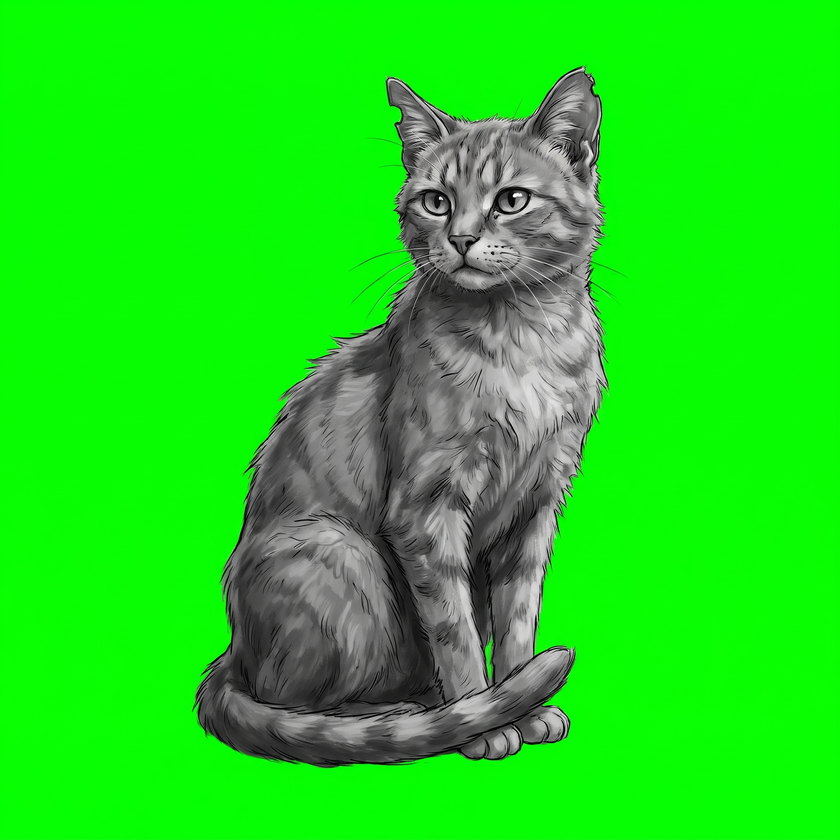
#> input picture art/animals/raw/cat.png, 840 x 840 px, shrunk from 2048 x 2048 before the run
$ python key_sprite.py ../art/animals/raw/cat.png out.png
#> lines starting #> are read from the running program, lines starting #| are printed output that depends on the picture; after the words box and inside, x2 and y2 are one past the last pixel; in counts of white or black regions, pixels touching at a corner belong together
"""Key a chroma-green character image into a greyscale cut-out (same treatment as the cast).

python3 tools/key_sprite.py <in.png> <out.png>
"""
import sys
import numpy as np
from PIL import Image
from scipy import ndimage

a = np.asarray(Image.open(sys.argv[1]).convert('RGB')).astype(float)
r, g, b = a[..., 0], a[..., 1], a[..., 2]
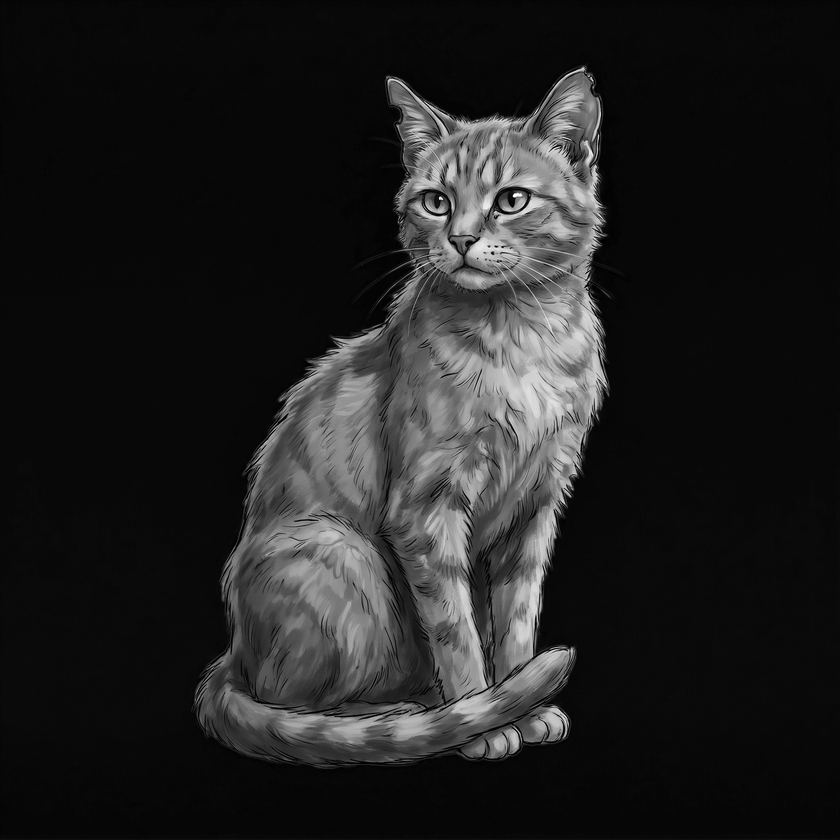
#> r: shape (840, 840) float64; min 0, max 255, mean 33.5
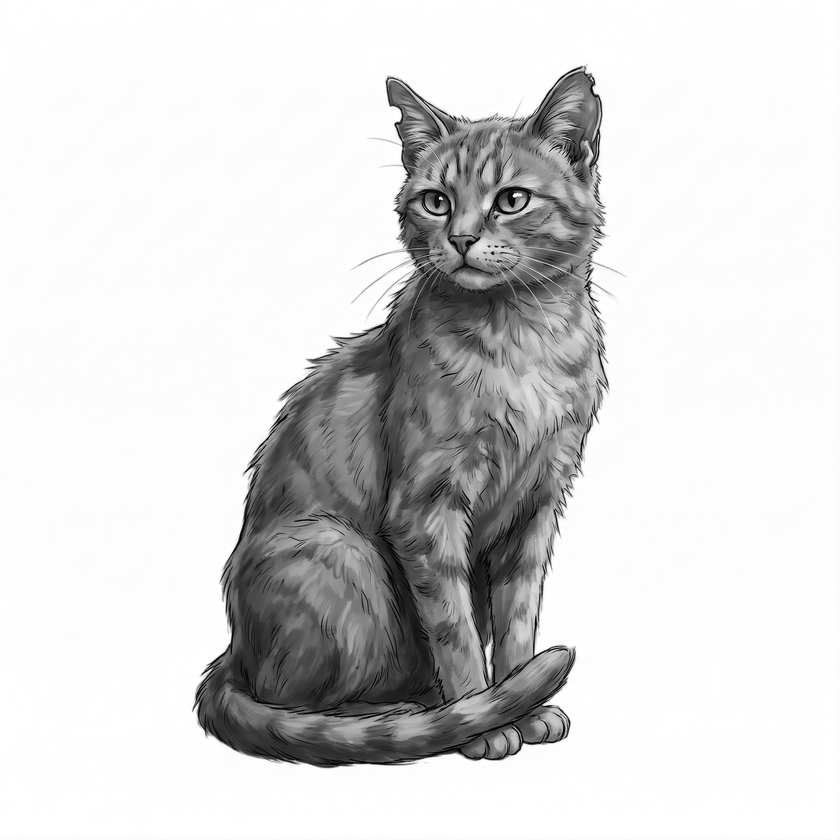
#> g: shape (840, 840) float64; min 0, max 255, mean 214.9
alpha = np.clip(1 - (g - np.maximum(r, b) - 25) / 70, 0, 1)
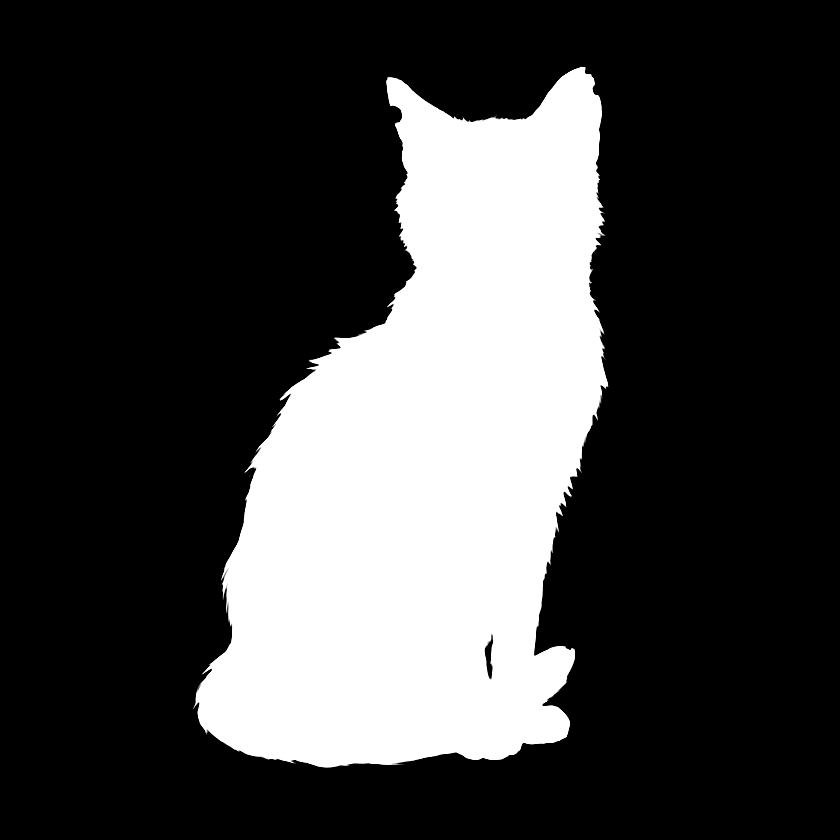
#> alpha: shape (840, 840) float64; min 0, max 1, mean 0.259
fg = alpha > 0.5
#> fg: shape (840, 840) bool; 25.9% white; 1 white region, box (x1, y1, x2, y2) and area: (194, 67, 608, 768) 182702
lab, n = ndimage.label(fg)
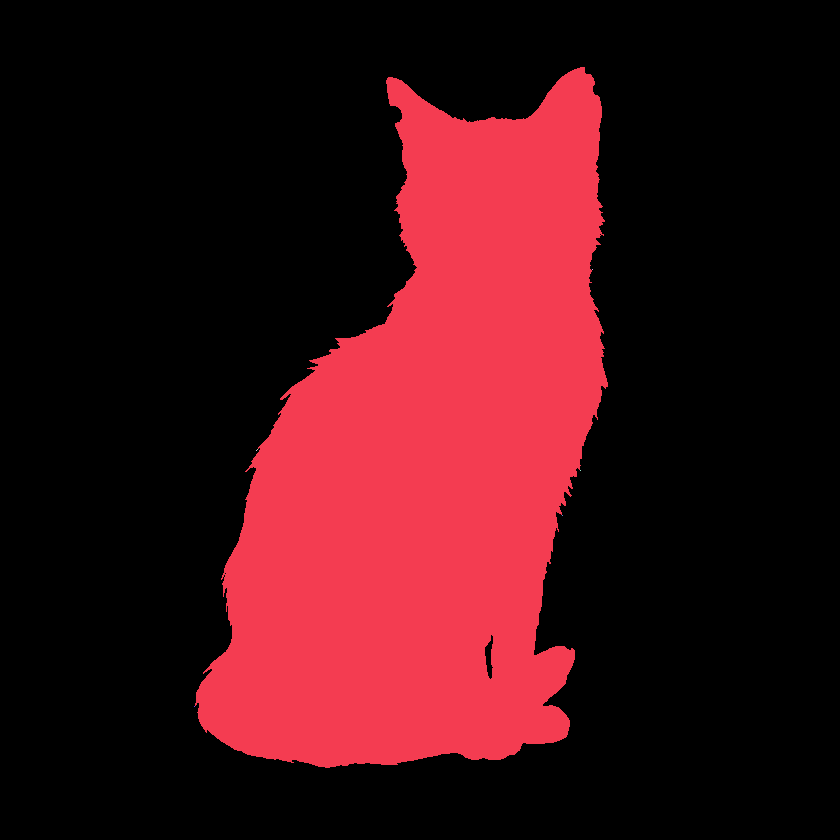
#> lab: shape (840, 840) int32; 8 distinct labels, from 0 to 7; one colour per label, 0 black
#> n = 7
if n:
    sizes = ndimage.sum(fg, lab, range(1, n + 1))
#> sizes = [182696, 1, 1, 1, 1, 1, 1]
    keep = np.isin(lab, [i + 1 for i, s in enumerate(sizes) if s > sizes.max() * 0.02])
#> keep: shape (840, 840) bool; 25.9% white; 1 white region, box (x1, y1, x2, y2) and area: (195, 67, 608, 768) 182696
    alpha = alpha * ndimage.binary_dilation(keep, iterations=3)
g2 = np.minimum(g, np.maximum(r, b))
lum = 0.299 * r + 0.587 * g2 + 0.114 * b
rgba = np.dstack([lum, lum, lum, alpha * 255]).clip(0, 255).astype(np.uint8)
ys, xs = np.nonzero(alpha > 0.05)
im = Image.fromarray(rgba, 'RGBA').crop((xs.min() - 8, ys.min() - 8, xs.max() + 9, ys.max() + 9))
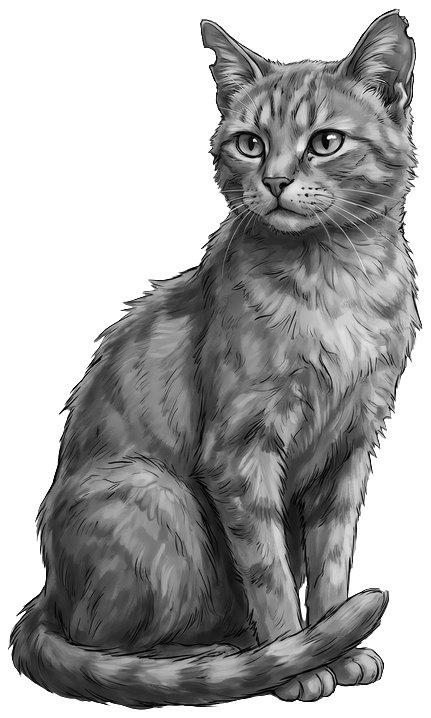
#> im: PIL image 431x718 RGBA; mean R, G, B, A 65.5, 65.5, 65.5, 150.5; transparent parts drawn white
im.save(sys.argv[2], optimize=True)
print(im.size)
#| (431, 718)

$ run again, on art/animals/raw/rat.png
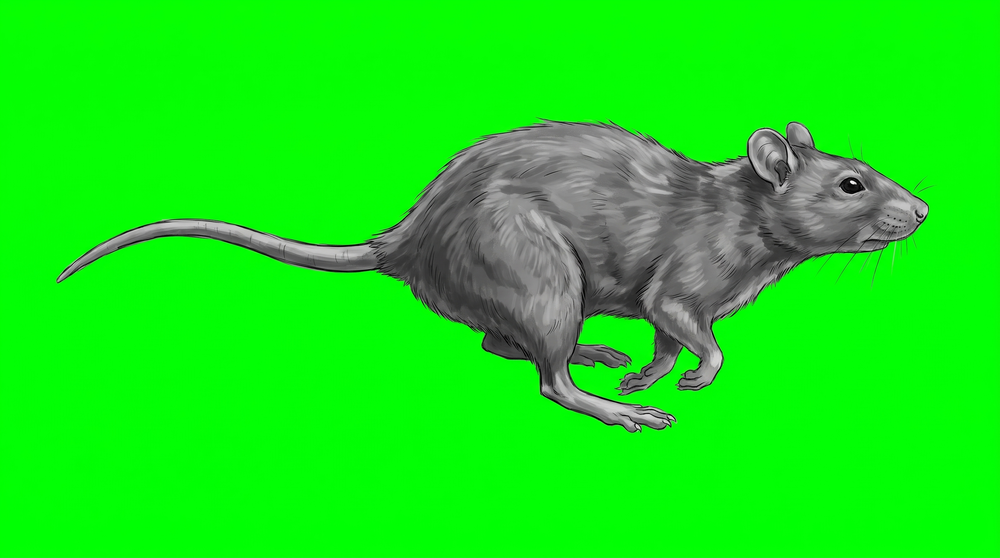
#> input picture art/animals/raw/rat.png, 1000 x 558 px, shrunk from 2752 x 1536 before the run
#> fg: shape (558, 1000) bool; 17.5% white; 1 white region, box (x1, y1, x2, y2) and area: (57, 119, 929, 433) 97563
#> `lab, n = ndimage.label(fg)`:
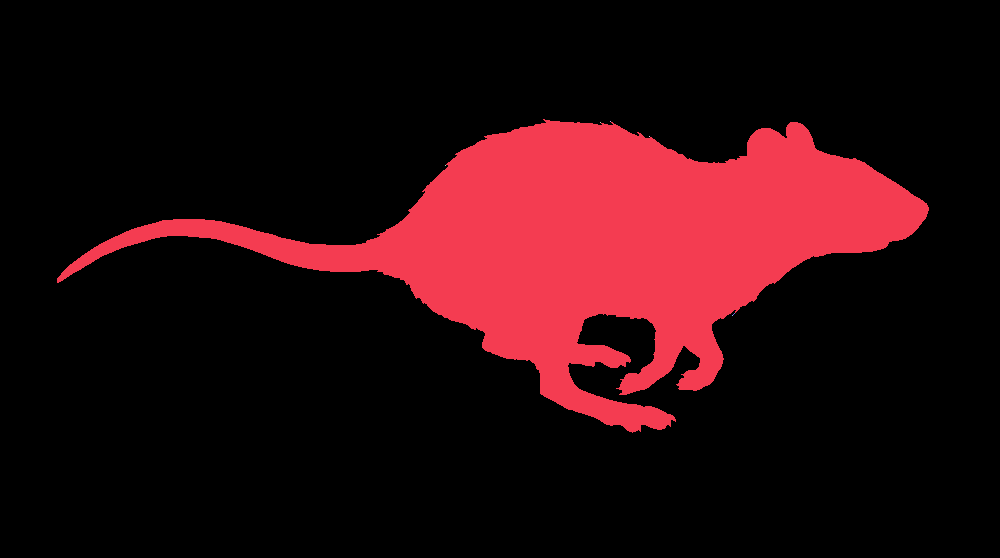
#> lab: shape (558, 1000) int32; 9 distinct labels, from 0 to 8; one colour per label, 0 black
#> n = 8
#> sizes = [97556, 1, 1, 1, 1, 1, 1, 1]
#> keep: shape (558, 1000) bool; 17.5% white; 1 white region, box (x1, y1, x2, y2) and area: (57, 119, 929, 433) 97556
#> `im = Image.fromarray(rgba, 'RGBA').crop((xs.min() - 8, ys.min() - 8, x..`:
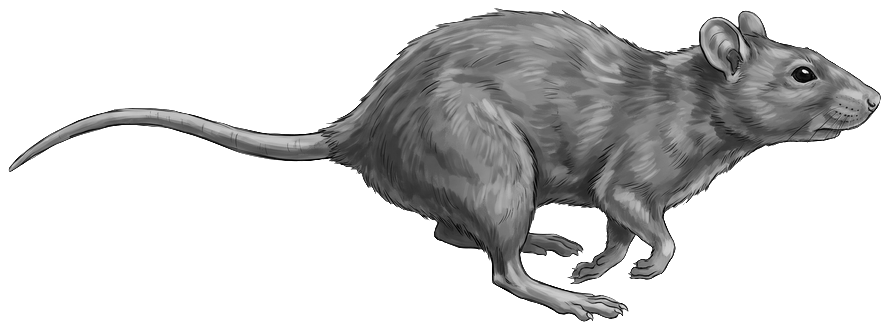
#> im: PIL image 889x330 RGBA; mean R, G, B, A 39.6, 39.6, 39.6, 84.8; transparent parts drawn white
#| (889, 330)

$ run again, on art/animals/raw/roach.png
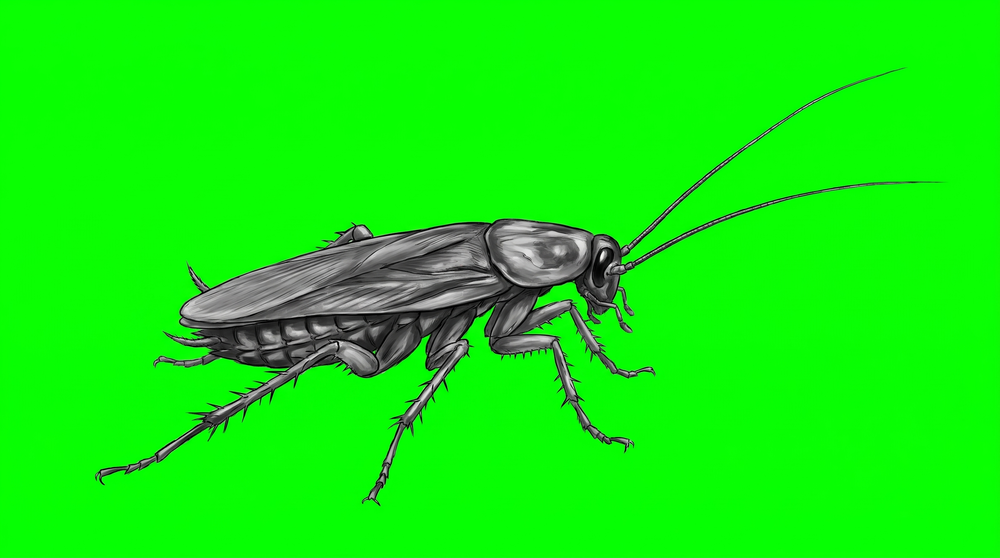
#> input picture art/animals/raw/roach.png, 1000 x 558 px, shrunk from 2752 x 1536 before the run
#> fg: shape (558, 1000) bool; 9.9% white; 4 white regions (3 under 20 px), largest, box (x1, y1, x2, y2) and area: (95, 78, 915, 505) 55501
#> `lab, n = ndimage.label(fg)`:
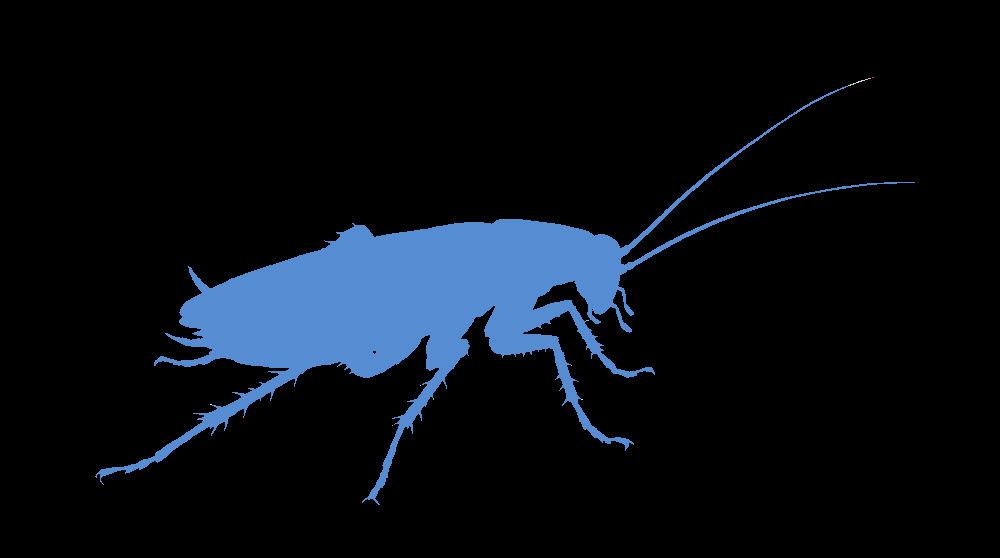
#> lab: shape (558, 1000) int32; 25 distinct labels, from 0 to 24; one colour per label, 0 black
#> n = 24
#> sizes = 24 values, max 55451 at index 5, min 1 at index 6, mean 2312.7
#> keep: shape (558, 1000) bool; 9.9% white; 1 white region, box (x1, y1, x2, y2) and area: (95, 86, 915, 505) 55451
#> `im = Image.fromarray(rgba, 'RGBA').crop((xs.min() - 8, ys.min() - 8, x..`:
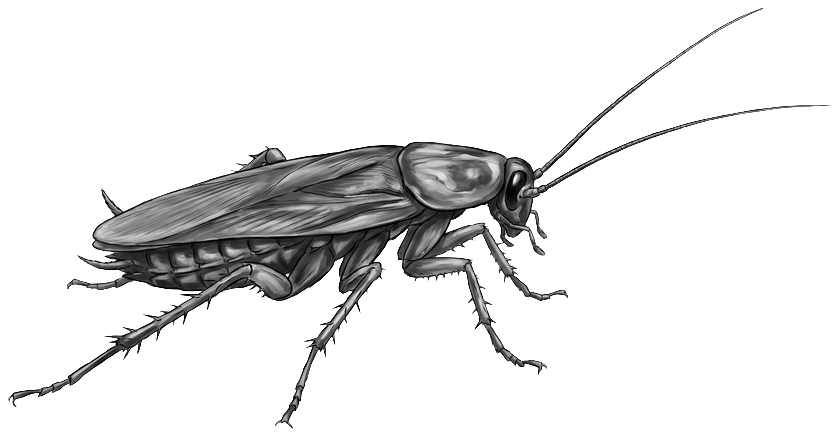
#> im: PIL image 839x437 RGBA; mean R, G, B, A 21.2, 21.2, 21.2, 38.5; transparent parts drawn white
#| (839, 437)
